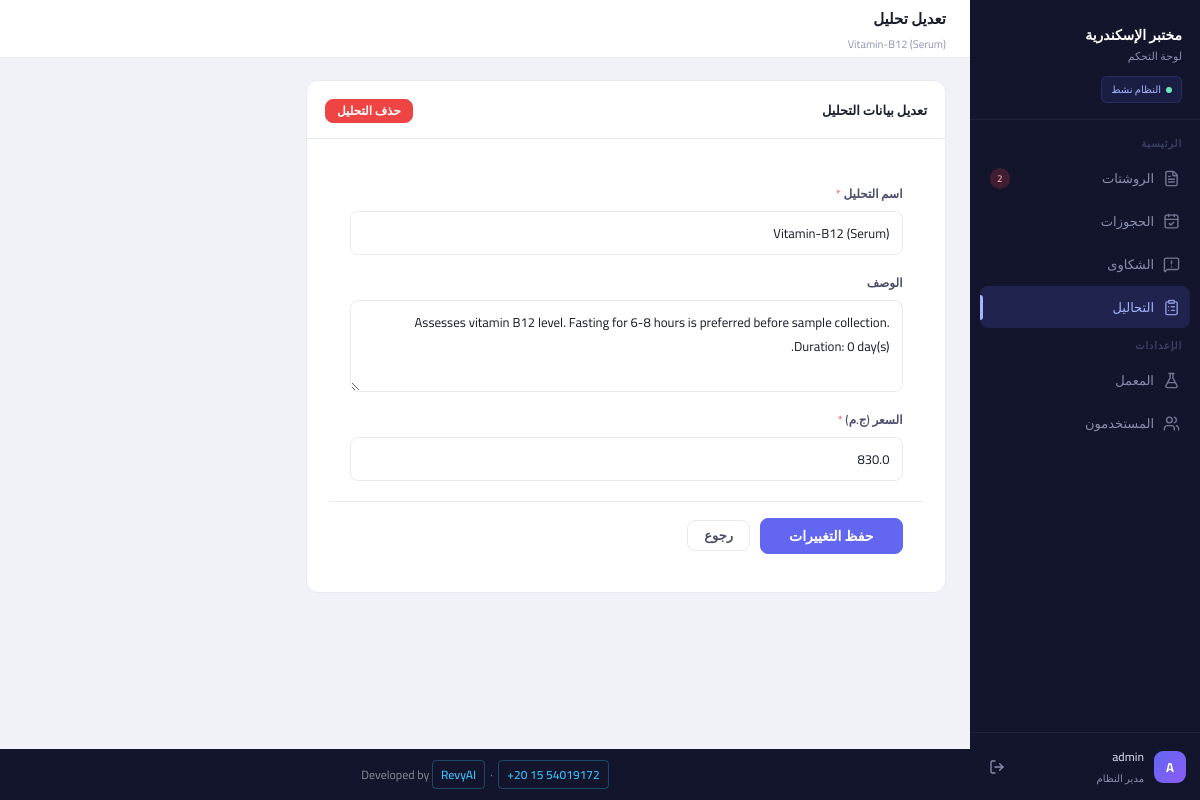
The app's page /services/134/edit (signed in) with its own data.
### models/models.py (models this page shows)
class User(db.Model, UserMixin):
    __tablename__ = "users"
    id = db.Column(db.Integer, primary_key=True)
    username = db.Column(db.String(50), unique=True, nullable=False)
    password = db.Column(db.String(50), nullable=False)

class Service(db.Model):
    __tablename__ = 'services'
    id = db.Column(db.Integer, primary_key=True)
    laboratory_id = db.Column(db.Integer, db.ForeignKey('laboratory.id'), nullable=False)
    name = db.Column(db.String(100), nullable=False)
    description = db.Column(db.String(200))
    price = db.Column(db.Float, nullable=False)

### app.py (the view, shortened to what this page needs)
@app.route('/services/<int:service_id>/edit', methods=['GET', 'POST'])
@login_required
def edit_service(service_id):
    service, msg = ServiceService.get_service_by_id(service_id)
    if not service:
        flash(msg, 'error')
        return redirect(url_for('list_services'))
    return render_template('services/edit.html', service=service)

### app.py (called while the page is built)
@login_manager.user_loader
def load_user(user_id):
    return db.session.get(User, int(user_id))

@app.context_processor
def inject_globals():
    from models.models import Inquiry, Status
    try:
        pending_count = Inquiry.query.filter_by(status=Status.PENDING).count()
    except Exception:
        pending_count = 0
    return dict(pending_inquiries_count=pending_count)

### software_services/service_services.py (called while the page is built)
    @staticmethod
    def get_service_by_id(service_id):
        service = db.session.get(Service, service_id)
        if not service:
            return None, "الخدمة غير موجودة"
        return service, "تم العثور على الخدمة"

### templates/services/edit.html (shortened to what this page needs)
{% extends 'base.html' %}
{% block topbar_title %}تعديل تحليل{% endblock %}
{% block topbar_sub %}{{ service.name }}{% endblock %}
{% block content %}
<div class="card" style="max-width:640px;">
  <div class="card-header">
    <span class="card-title">تعديل بيانات التحليل</span>
    <form method="POST" action="{{ url_for('delete_service', service_id=service.id) }}"
          onsubmit="return confirm('هل أنت متأكد من حذف هذا التحليل؟')">
      <button type="submit" class="btn btn-danger btn-sm">حذف التحليل</button>
    </form>
  </div>
  <form action="{{ url_for('edit_service', service_id=service.id) }}" method="POST" style="padding:1.5rem;">
    <div class="form-grid">
      <div class="form-group full-width">
        <label>اسم التحليل <span style="color:#f87171;">*</span></label>
        <input
          type="text"
          name="name"
          class="form-control"
          required
          value="{{ service.name }}"
        >
      </div>
      <div class="form-group full-width">
        <label>الوصف</label>
        <textarea
          name="description"
          class="form-control"
          rows="3"
        >{{ service.description or '' }}</textarea>
      </div>
      <div class="form-group full-width">
        <label>السعر (ج.م) <span style="color:#f87171;">*</span></label>
        <input
          type="number"
          name="price"
          class="form-control"
          step="0.01"
          min="0"
          required
          value="{{ service.price }}"
        >
      </div>
    </div>
    <div class="form-actions">
      <button type="submit" class="btn btn-primary btn-submit">حفظ التغييرات</button>
      <a href="{{ url_for('list_services') }}" class="btn btn-ghost">رجوع</a>
    </div>
  </form>
</div>
{% endblock %}

### templates/base.html (shortened to what this page needs)
<!DOCTYPE html>
<html lang="ar" dir="rtl">
<head>
  <link rel="stylesheet" href="{{ url_for('static', filename='css/style.css') }}">
</head>
<body>
<aside class="sidebar" id="sidebar">
  <div class="sidebar-logo">
    <div class="lab-name">مختبر الإسكندرية</div>
    <div class="lab-sub">لوحة التحكم</div>
    <div class="sidebar-status">النظام نشط</div>
  </div>
  <div class="nav-section">
    <p class="nav-section-label">الرئيسية</p>
    <a href="{{ url_for('list_inquiries') }}"
       class="nav-item {% if request.endpoint == 'list_inquiries' %}active{% endif %}">
      <i data-lucide="file-text" class="nav-icon"></i>
      الروشتات
      {% if pending_inquiries_count and pending_inquiries_count > 0 %}
      <span class="nav-badge">{{ pending_inquiries_count }}</span>
      {% endif %}
    </a>
    <a href="{{ url_for('list_bookings') }}"
       class="nav-item {% if request.endpoint == 'list_bookings' %}active{% endif %}">
      <i data-lucide="calendar-check" class="nav-icon"></i>
      الحجوزات
    </a>
    <a href="{{ url_for('list_complaints') }}"
       class="nav-item {% if request.endpoint == 'list_complaints' %}active{% endif %}">
      <i data-lucide="message-square-warning" class="nav-icon"></i>
      الشكاوى
    </a>
    <a href="{{ url_for('list_services') }}"
       class="nav-item {% if request.endpoint in ['list_services','create_service','edit_service'] %}active{% endif %}">
      <i data-lucide="clipboard-list" class="nav-icon"></i>
      التحاليل
    </a>
    <p class="nav-section-label">الإعدادات</p>
    <a href="{{ url_for('laboratory_settings') }}"
       class="nav-item {% if request.endpoint == 'laboratory_settings' %}active{% endif %}">
      <i data-lucide="flask-conical" class="nav-icon"></i>
      المعمل
    </a>
    <a href="{{ url_for('users') }}"
       class="nav-item {% if request.endpoint in ['users','create_user','edit_user'] %}active{% endif %}">
      <i data-lucide="users" class="nav-icon"></i>
      المستخدمون
    </a>
  </div>
  <div class="sidebar-footer">
    <div class="sidebar-user">
      <div class="avatar">{{ current_user.username[0]|upper }}</div>
      <div class="user-info">
        <div class="user-name">{{ current_user.username }}</div>
        <div class="user-role">مدير النظام</div>
      </div>
      <a href="{{ url_for('logout') }}" class="logout-btn" title="تسجيل الخروج">
        <i data-lucide="log-out" style="width:16px;height:16px;"></i>
      </a>
    </div>
  </div>
</aside>
<div class="main-wrapper">
  <div class="topbar">
    <div class="topbar-left">
      <div class="topbar-title">{% block topbar_title %}{% endblock %}</div>
      <div class="topbar-sub">{% block topbar_sub %}{% endblock %}</div>
    </div>
  </div>
  <main class="main-content">
    {% block content %}{% endblock %}
  </main>
  <div class="site-footer">
    Developed by
    <a href="https://revyai.tech" target="_blank">RevyAI</a>
    &nbsp;·&nbsp;
    <a href="https://wa.me/201554019172" target="_blank">+20 15 54019172</a>
  </div>
</div>
</body>
</html>

### records on screen
User: username "A", username "admin"
Service: name "Vitamin-B12 (Serum)", description "Assesses vitamin B12 level. Fasting for 6-8 hours is preferred before sample collection. Duration: 0 day(s).", price "830.0"

### other values on screen
{{ pending_inquiries_count }} "2"
